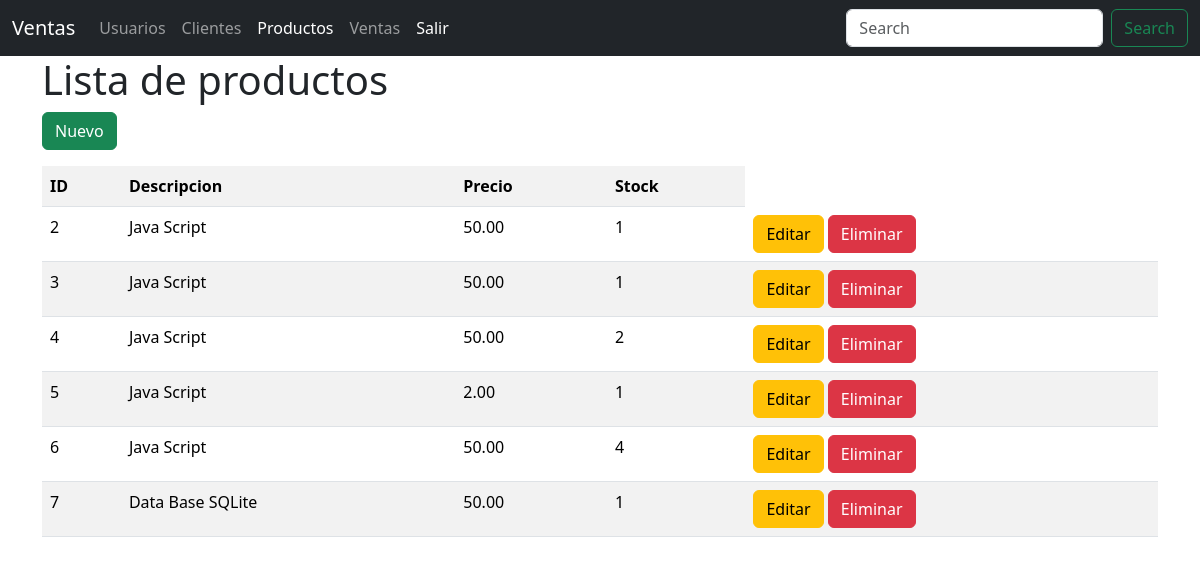
/productos/, run on the app's committed database.
### models/producto_model.py (models this page shows, shortened)
class Producto(db.Model):
    __tablename__="productos"
    id = db.Column(db.Integer,primary_key = True)
    descripcion = db.Column(db.String(120), nullable=False)
    precio = db.Column(db.Float(11,2),nullable=False)
    stock = db.Column(db.Integer,nullable=False)
    ventas = db.relationship('Venta',back_populates='producto')
    @staticmethod
    def get_all():
        return Producto.query.all()

### controllers/producto_controller.py (the view)
@producto_dp.route("/")
def index():
    productos = Producto.get_all()
    return producto_view.list(productos)

### run.py (called while the page is built)
@app.context_processor
def inject_active_path():
    def is_active(path):
        return 'active' if request.path == path else ''
    return(dict(is_active=is_active))

### views/producto_view.py (called while the page is built)
def list(productos):
    return render_template('productos/index.html', productos=productos)

### templates/productos/index.html (shortened to what this page needs)
{% extends 'base.html' %}
{% block content %}
<h1>Lista de productos</h1>
<a href="{{ url_for('producto.create')}}" class="btn btn-success mb-3">Nuevo</a>
<table class="table table-striped">
    <tr>
        <th>ID</th>
        <th>Descripcion</th>
        <th>Precio</th>
        <th>Stock</th>
    </tr>
    {% for item in productos %}
    <tr>
        <td>{{item.id}}</td>
        <td>{{item.descripcion}}</td>
        <td>{{item.precio | round(2)}}</td>
        <td>{{item.stock}}</td>
        <td>
            <a href="{{url_for('producto.edit',id=item.id)}}" class="btn btn-warning">Editar</a>
            <a href="{{url_for('producto.delete', id=item.id)}}" class="btn btn-danger">Eliminar</a>
        </td>
    </tr>
    {% endfor %}
</table>
{% endblock %}

### templates/base.html (shortened to what this page needs)
<!doctype html>
<html lang="en">
<head>
    <link href="https://cdn.jsdelivr.net/npm/bootstrap@5.3.8/dist/css/bootstrap.min.css" rel="stylesheet"
>
</head>
<body>
    <nav class="navbar navbar-expand-lg navbar-dark bg-dark">
        <div class="container-fluid">
            <a class="navbar-brand" href="#">Ventas</a>
            <div class="collapse navbar-collapse" id="navbarSupportedContent">
                <ul class="navbar-nav me-auto mb-2 mb-lg-0">
                    <li class="nav-item">
                        <a class="nav-link {{is_active('/usuarios/')}}" aria-current="page" href="/usuarios/">Usuarios</a>
                    </li>
                    <li class="nav-item">
                        <a class="nav-link {{is_active('/clientes/')}}" href="/clientes/">Clientes</a>
                    </li>
                    <li class="nav-item">
                        <a class="nav-link {{is_active('/productos/')}}" href="/productos/">Productos</a>
                    </li>
                    <li class="nav-item">
                        <a class="nav-link {{is_active('/ventas/')}}" href="/ventas/">Ventas</a>
                    </li>
                    <li class="nav-item">
                        <a class="nav-link active" href="#">Salir</a>
                    </li>
                </ul>
                <form class="d-flex" role="search">
                    <input class="form-control me-2" type="search" placeholder="Search" aria-label="Search" />
                    <button class="btn btn-outline-success" type="submit">Search</button>
                </form>
            </div>
        </div>
    </nav>
    <div class="container">
        {% block content %}
        {% endblock %}
    </div>
</body>
</html>

### data on the page
Producto: id "2", descripcion "Java Script", precio "50.00", stock "1"
Producto: id "3", descripcion "Java Script", precio "50.00", stock "1"
Producto: id "4", descripcion "Java Script", precio "50.00", stock "2"
Producto: id "5", descripcion "Java Script", precio "2.00", stock "1"
Producto: id "6", descripcion "Java Script", precio "50.00", stock "4"
Producto: id "7", descripcion "Data Base SQLite", precio "50.00", stock "1"
